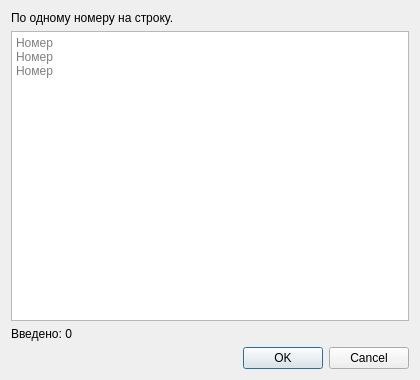
<?xml version="1.0" encoding="UTF-8"?>
<ui version="4.0">
    <class>SerialListDialog</class>
    <widget class="QDialog" name="SerialListDialog">
        <property name="geometry">
            <rect><x>0</x><y>0</y><width>420</width><height>380</height></rect>
        </property>
        <layout class="QVBoxLayout" name="verticalLayout">
            <item>
                <widget class="QLabel" name="labelInfo">
                    <property name="text"><string>По одному номеру на строку.</string></property>
                    <property name="wordWrap"><bool>true</bool></property>
                </widget>
            </item>
            <item>
                <widget class="QPlainTextEdit" name="plainTextEdit">
                    <property name="placeholderText"><string>Номер &#10;Номер &#10;Номер &#10;</string></property>
                </widget>
            </item>
            <item>
                <widget class="QLabel" name="labelStatus">
                    <property name="text"><string>Введено: 0</string></property>
                </widget>
            </item>
            <item>
                <widget class="QDialogButtonBox" name="buttonBox">
                    <property name="standardButtons">
                        <set>QDialogButtonBox::Cancel|QDialogButtonBox::Ok</set>
                    </property>
                </widget>
            </item>
        </layout>
    </widget>
    <resources/>
    <connections/>
</ui>
